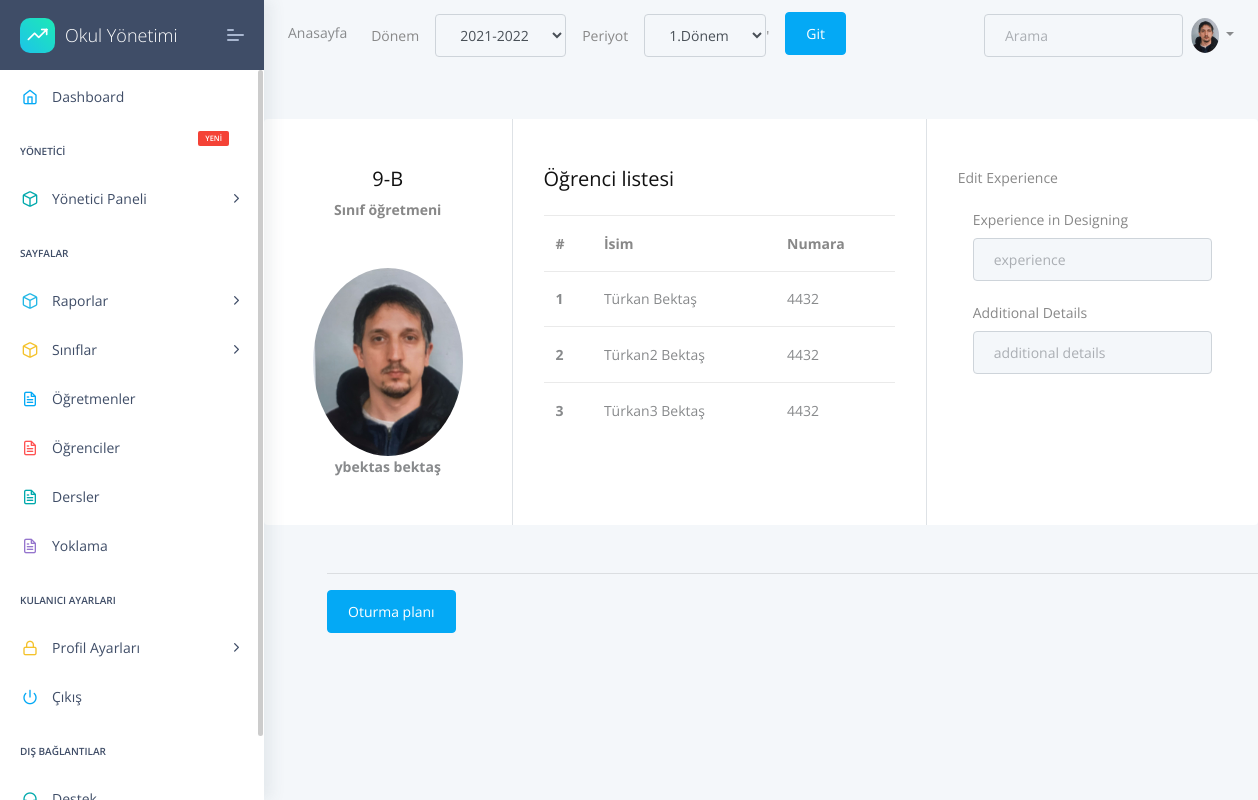
Before: /classes/class/2 (signed in) with the older database file.
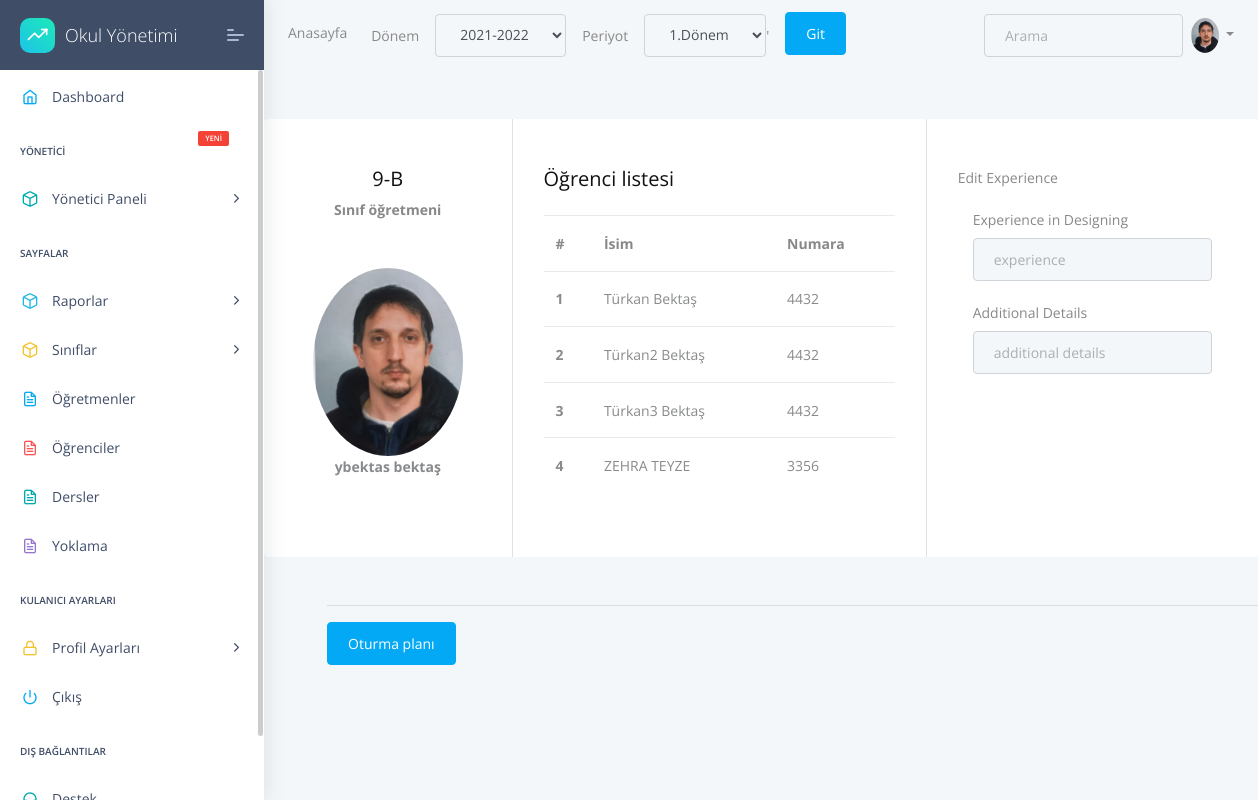
After: the same page with the newer database file.
### apps/student/models.py (models this page shows, shortened)
class Student(models.Model):
    firstName= models.CharField(max_length=20,default="",unique=False,null=False,blank=False,)
    lastName=models.CharField(max_length=20,unique=False,null=True,blank=True,)
    TC = models.CharField(max_length=11,unique=True,null=False,blank=False,validators=[validateEven])
    phone = models.CharField(validators=[validatePhone], max_length=17,default="0",unique=False,null=True,blank=True,)
    address=models.TextField(unique=False,null=True,blank=True,)
    status=models.BooleanField(unique=False,null=True,blank=True,)
    middleSchool=models.ForeignKey(MiddleSchool,on_delete=models.CASCADE,null=True)
    number=models.IntegerField(unique=False,null=True,blank=True)
    session=models.ForeignKey(Session,on_delete=models.CASCADE,null=True)
    image=models.ImageField(upload_to=upload_location,unique=False,null=True,blank=True,default='images/person.png')
    health=models.TextField(unique=False,null=True,blank=True,)
    HESCode=models.CharField(max_length=12,unique=True,null=True,blank=True,validators=[validateHesCode])
    birtdate=DateField(("Doğum Tarihiniz"), auto_now=False, auto_now_add=False,unique=False,null=True,blank=True,)
    email=models.EmailField()
    genders=(('Kız','Kız'),
              ('Erkek','Erkek'),
              ('Diger','Diğer'),
    )
    gender=CharField(max_length=10 ,choices=genders,unique=False,blank=True,null=True)
    class Meta:
        ordering = ('firstName',)
    """def save(self, *args, **kwargs):

        if '-' not in self.HESCode:
            self.HESCode = '{0}-{1}-{2}'.format(
                 self.HESCode[:4], self.HESCode[4:9], self.HESCode[9:])
        if '-' not in self.phone:
            self.phone = '({0})-{1} {2}'.format(
                 self.phone[:4], self.phone[4:7], self.phone[7:])

        # Continue the model saving
        super(Student, self).save(*args, **kwargs)"""

### apps/classes/views.py (the view)
# urls.py: path('class/<int:pk>',views.classlist,name="classlist")
@login_required(login_url="/login/")
def classlist(request,pk):
    sessionUpdate(request)
    session=Session.objects.get(active=True)
    period=Period.objects.get(active=True)
    try:
        base_list = StudentList.objects.get(id=pk,session=session,periods=period)
    except:
        base_list = StudentList.objects.get(id=pk)
        try:
            base_list_object = StudentList.objects.get(session = session,periods = period,className=base_list.className)
        except:
            base_list_object = StudentList(session = session,periods = period,className=base_list.className)
            base_list_object.save()
        base_list = base_list_object
    students = list(base_list.students.all())
    for i in students:
        students[students.index(i)] = (str(int(students.index(i))+1),students[students.index(i)])
    class_name = str(base_list.className)
    level_list = []
    name_list = []
    for i in class_name:
        try:
            i = int(i)
            i = str(i)
            level_list.append(i)
        except:
            name_list.append(i)
    level = ''.join(level_list)
    class_name = ''.join(name_list)
    class_name_list = []
    class_name_list.append(level)
    class_name_list.append(class_name)
    class_name = "-".join(class_name_list)
    context = {
        'class':base_list,
        'sessions':sessions,
        "periods":periods,
        'all_class_levels':all_class_levels,
        'media_url':settings.MEDIA_URL,
        'students':students,
        'class_name':class_name
    }
    return render(request, "clasess/cls-class.html", context)

### apps/classes/models.py (called while the page is built)
    def __str__(self):
        return self.level.level+self.className.name

### apps/home/models.py (called while the page is built)
    def __str__(self):
      return self.session

    def __str__(self):
      return self.period

### apps/templates/clasess/cls-class.html (shortened to what this page needs)
{% extends "layouts/base.html" %}
{% block content %}
<div class="container rounded bg-white mt-5 mb-5">
    <form action="" method="POST" enctype="multipart/form-data">
        <div class="row">
            <div class="col-md-3 border-right">
                <div class="d-flex flex-column align-items-center text-center p-3 py-5">
                    {% if class.mainteacher %}
                    <span class="font-weight-bold"><h4>{{class_name}}</h4></span>
                    <span class="font-weight-bold">Sınıf öğretmeni</span>
                    <a href="{% url 'users-view' class.mainteacher.id %}"><img class="rounded-circle mt-5" width="150px" src="{{media_url}}{{class.mainteacher.image}}"></a>
                    <span class="font-weight-bold"><a href="{% url 'users-view' class.mainteacher.id %}">{{class.mainteacher.user.username}} {{class.mainteacher.user.last_name}}</a></span>
                    {% else %}
                    <span class="font-weight-bold"><h4>{{class_name}}</h4></span>
                    <div class="alert alert-warning" role="alert">
                        Bu sınıfa seçili dönemde sınıf öğretmeni atanmamış
                      </div>
                    {% endif %}
                </div>
            </div>
            <div class="col-md-5 border-right">
                <div class="p-3 py-5">
                    <div class="d-flex justify-content-between align-items-center mb-3">
                        <h4 class="text-right">Öğrenci listesi</h4>
                    </div>
                    {% if class.students.all %}
                    <table class="table">
                        <thead>
                          <tr>
                            <th scope="col">#</th>
                            <th scope="col">İsim</th>
                            <th scope="col">Numara</th>
                          </tr>
                        </thead>
                        <tbody>
                        {% for student in students %}
                          <tr>
                            <th scope="row"><a href="{% url 'student-view' student.1.id %}">{{student.0}}</a></th>
                            <td><a href="{% url 'student-view' student.1.id %}">{{student.1.firstName}} {{student.1.lastName}}</a></td>
                            <td><a href="{% url 'student-view' student.1.id %}">{{student.1.number}}</a></td>
                          </tr>
                        {% endfor %}
                        </tbody>
                      </table>
                      {% else %}
                      <div class="alert alert-warning" role="alert">
                        Bu sınıfın seçili dönemde kayıtlı öğrencisi bulunmuyor
                      </div>
                      {% endif %}
                </div>
            </div>
            <div class="col-md-4">
                <div class="p-3 py-5">
                    <div class="d-flex justify-content-between align-items-center experience"><span>Edit
                            Experience</span></div><br>
                    <div class="col-md-12"><label class="labels">Experience in Designing</label><input type="text"
                            class="form-control" placeholder="experience" value=""></div> <br>
                    <div class="col-md-12"><label class="labels">Additional Details</label><input type="text"
                            class="form-control" placeholder="additional details" value=""></div>
                </div>
            </div>
        </div>
</div>
</div>
<div class="col-md-12 mx-5">
    <hr>
    <a href="/classes/Seat_arrangement/{{class.id}}" class="btn btn-primary">Oturma planı</a>
</div>
</div>
{% endblock content %}

Changed rows visible on the page:
added Student: student "4", firstName "ZEHRA", lastName "TEYZE", number "3356"
